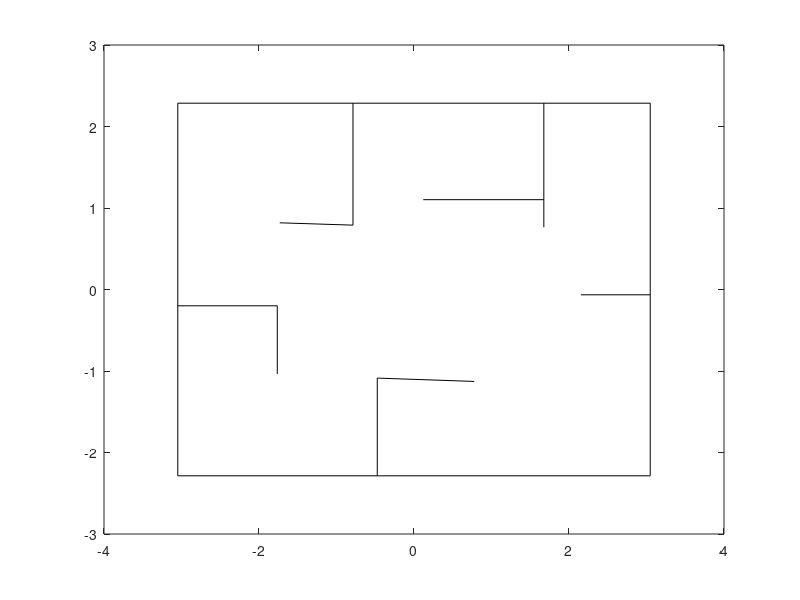

MATLAB code for this plot: (Note: this script raises an error after producing the figure.)
g = [];
load('practiceMap_4credits/practiceMap_4credits_2023.mat')
for i = 1:length(map)
    wall = reshape(map(i,:), 2,2);
    g(1) = plot(wall(1,:), wall(2,:), 'black');
    hold on

end
g(2) = plot(dataStore.truthPose(:,2), dataStore.truthPose(:,3), 'g');
g(3) = plot(dataStore.deadReck(1,:), dataStore.deadReck(2,:), 'r');
% g(4) = plot(squeeze(dataStore.ekfMu(1,:,:)), squeeze(dataStore.ekfMu(2,:,:)), 'c');
g(4) = plot(squeeze(ekfMu(:,1)), squeeze(ekfMu(:,2)), 'c.');
% g(4) = plot(squeeze(dataStore2.ekfMu(1,:,:)), squeeze(dataStore2.ekfMu(2,:,:)), 'm');

covIdx = linspace(1,size(dataStore.ekfMu, 3)-1, 5);
for i = 1:5
    idx = floor(covIdx(i));
%     pose = squeeze(dataStore.ekfMu(:,:,idx));
%     sigma = squeeze(dataStore.ekfSigma(:,:,idx));
%     g(5) = plotCovEllipse(pose(1:2),sigma(1:2,1:2),1,[{'color'},{'b'}]);

    pose2 = squeeze(ekfMu(idx,:));
    sigma2 = squeeze(ekfSigma(idx,:,:));
    g(5) = plotCovEllipse(pose2(1:2),sigma2(1:2,1:2),1,[{'color'},{'b'}]);
end
% % plot initial cov
% pose = squeeze(dataStore.ekfMu(:,:,1));
% sigma = squeeze(dataStore.ekfSigma(:,:,1));
% g(5) = plotCovEllipse(pose(1:2),sigma(1:2,1:2),1);
% % plot final cov
% pose = squeeze(dataStore.ekfMu(:,:,end));
% sigma = squeeze(dataStore.ekfSigma(:,:,end));
% g(6) = plotCovEllipse(pose(1:2),sigma(1:2,1:2),1);

title("EKF Depth Run 2 ml2226")
legend(g, 'Walls', 'Truth Pose','Dead Reck', 'EKF Depth', 'Sigma')
% title("EKF Depth compare Code")
% legend(g, 'Walls', 'Truth Pose','EKF Depth zd87', 'EKF Depth ml2226', 'Sigma zd87', 'Sigma ml2226')
% title("EKF GPS")
% legend(g, 'Walls', 'Truth Pose', 'Dead Reckon', 'EKF GPS', 'Sigma')
xlabel("x position")
ylabel("y position")
hold off